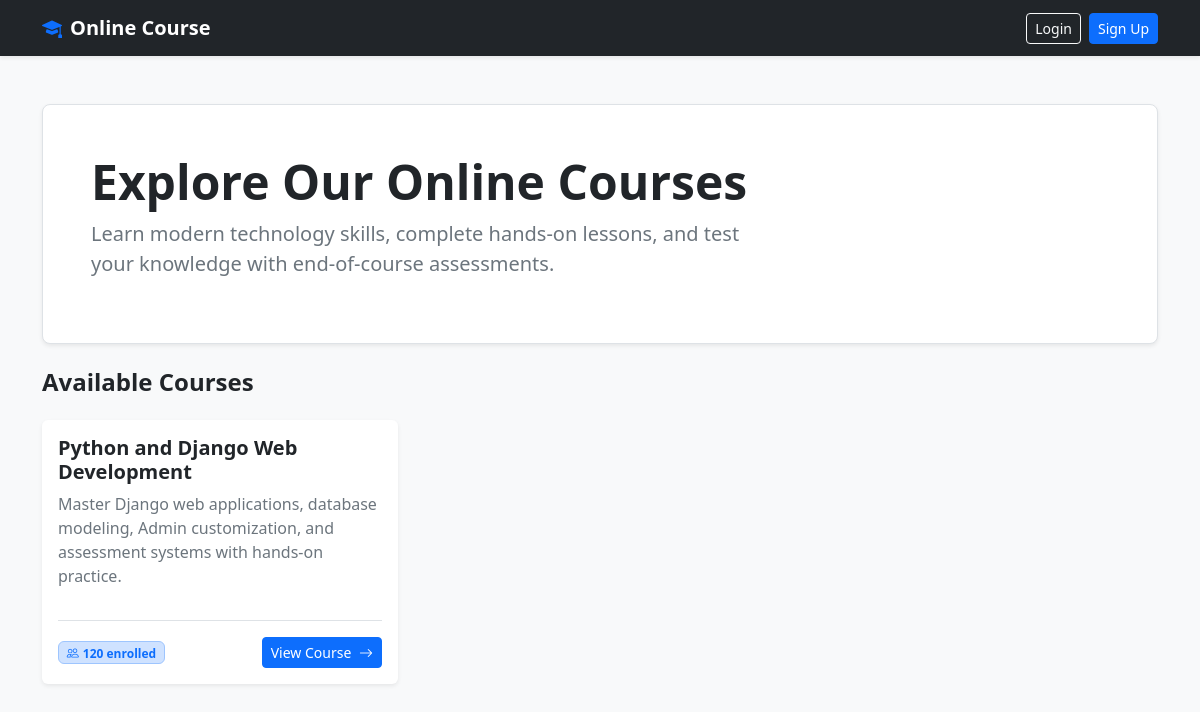
The page /onlinecourse/ on the database its author committed.
### onlinecourse/models.py (models this page shows, shortened)
class Course(models.Model):
    name = models.CharField(null=False, max_length=200, default='online course')
    image = models.ImageField(upload_to='course_images/', null=True, blank=True)
    description = models.CharField(max_length=1000)
    pub_date = models.DateField(null=True, blank=True)
    instructors = models.ManyToManyField(Instructor)
    users = models.ManyToManyField(settings.AUTH_USER_MODEL, through='Enrollment')
    total_enrollment = models.IntegerField(default=0)
    is_enrolled = False

### onlinecourse/views.py (the view)
# urls.py: path('', views.CourseListView.as_view(), name='index'),
class CourseListView(generic.ListView):
    template_name = 'onlinecourse/course_list.html'
    context_object_name = 'course_list'
    def get_queryset(self):
        return Course.objects.order_by('-total_enrollment')

### onlinecourse/templates/onlinecourse/course_list.html (shortened to what this page needs)
<!DOCTYPE html>
<html lang="en">
<head>
    <link href="https://cdn.jsdelivr.net/npm/bootstrap@5.3.3/dist/css/bootstrap.min.css" rel="stylesheet">
    <link rel="stylesheet" href="https://cdn.jsdelivr.net/npm/bootstrap-icons@1.11.3/font/bootstrap-icons.min.css">
</head>
<body class="bg-light">
    <nav class="navbar navbar-expand-lg navbar-dark bg-dark shadow-sm">
        <div class="container">
            <a class="navbar-brand fw-bold" href="{% url 'onlinecourse:index' %}">
                <i class="bi bi-mortarboard-fill me-2 text-primary"></i>Online Course
            </a>
            <div class="d-flex align-items-center">
                {% if user.is_authenticated %}
                    <span class="text-light me-3"><i class="bi bi-person-circle me-1"></i>{{ user.username }}</span>
                    <a href="{% url 'onlinecourse:logout' %}" class="btn btn-outline-light btn-sm">Logout</a>
                {% else %}
                    <a href="{% url 'onlinecourse:login' %}" class="btn btn-outline-light btn-sm me-2">Login</a>
                    <a href="{% url 'onlinecourse:registration' %}" class="btn btn-primary btn-sm">Sign Up</a>
                {% endif %}
            </div>
        </div>
    </nav>
    <main class="container my-5">
        <div class="p-5 mb-4 bg-white rounded-3 shadow-sm border">
            <h1 class="display-5 fw-bold text-dark">Explore Our Online Courses</h1>
            <p class="col-md-8 fs-5 text-secondary">
                Learn modern technology skills, complete hands-on lessons, and test your knowledge with end-of-course assessments.
            </p>
        </div>
        <h2 class="h4 fw-bold mb-4">Available Courses</h2>
        <div class="row g-4">
            {% for course in course_list %}
                <div class="col-md-4">
                    <div class="card h-100 shadow-sm border-0">
                        <div class="card-body d-flex flex-column">
                            <h5 class="card-title fw-bold text-dark">{{ course.name }}</h5>
                            <p class="card-text text-secondary flex-grow-1">{{ course.description|truncatewords:25 }}</p>
                            <div class="d-flex justify-content-between align-items-center mt-3 pt-3 border-top">
                                <span class="badge bg-primary-subtle text-primary border border-primary-subtle">
                                    <i class="bi bi-people me-1"></i>{{ course.total_enrollment }} enrolled
                                </span>
                                <a href="{% url 'onlinecourse:course_details' course.id %}" class="btn btn-primary btn-sm">
                                    View Course <i class="bi bi-arrow-right ms-1"></i>
                                </a>
                            </div>
                        </div>
                    </div>
                </div>
            {% empty %}
                <div class="col-12">
                    <div class="alert alert-info">No courses available at this time.</div>
                </div>
            {% endfor %}
        </div>
    </main>
</body>
</html>

### rows shown on the page
Course: name "Python and Django Web Development", description "Master Django web applications, database modeling, Admin customization, and assessment systems with hands-on practice.", total_enrollment "120"
